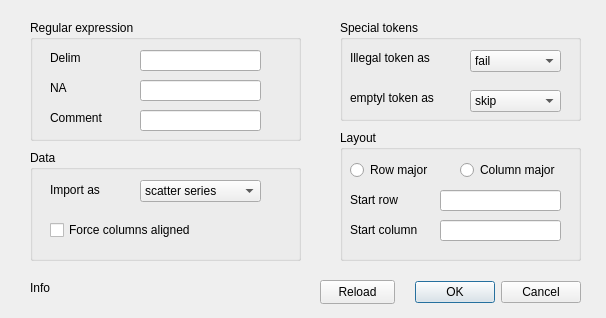
<?xml version="1.0" encoding="UTF-8"?>
<ui version="4.0">
 <class>txt_data_load_dlg</class>
 <widget class="QDialog" name="txt_data_load_dlg">
  <property name="geometry">
   <rect>
    <x>0</x>
    <y>0</y>
    <width>606</width>
    <height>318</height>
   </rect>
  </property>
  <property name="windowTitle">
   <string>TextDataLoad</string>
  </property>
  <widget class="QGroupBox" name="regex">
   <property name="geometry">
    <rect>
     <x>30</x>
     <y>20</y>
     <width>271</width>
     <height>121</height>
    </rect>
   </property>
   <property name="title">
    <string>Regular expression</string>
   </property>
   <widget class="QLineEdit" name="regexDelim">
    <property name="geometry">
     <rect>
      <x>110</x>
      <y>30</y>
      <width>121</width>
      <height>21</height>
     </rect>
    </property>
   </widget>
   <widget class="QLineEdit" name="regexNA">
    <property name="geometry">
     <rect>
      <x>110</x>
      <y>60</y>
      <width>121</width>
      <height>21</height>
     </rect>
    </property>
   </widget>
   <widget class="QLineEdit" name="regexComment">
    <property name="geometry">
     <rect>
      <x>110</x>
      <y>90</y>
      <width>121</width>
      <height>21</height>
     </rect>
    </property>
   </widget>
   <widget class="QLabel" name="label">
    <property name="geometry">
     <rect>
      <x>20</x>
      <y>30</y>
      <width>53</width>
      <height>16</height>
     </rect>
    </property>
    <property name="text">
     <string>Delim</string>
    </property>
   </widget>
   <widget class="QLabel" name="label_2">
    <property name="geometry">
     <rect>
      <x>20</x>
      <y>60</y>
      <width>53</width>
      <height>16</height>
     </rect>
    </property>
    <property name="text">
     <string>NA</string>
    </property>
   </widget>
   <widget class="QLabel" name="label_3">
    <property name="geometry">
     <rect>
      <x>20</x>
      <y>90</y>
      <width>61</width>
      <height>16</height>
     </rect>
    </property>
    <property name="text">
     <string>Comment</string>
    </property>
   </widget>
  </widget>
  <widget class="QGroupBox" name="SquareTest">
   <property name="geometry">
    <rect>
     <x>30</x>
     <y>150</y>
     <width>271</width>
     <height>111</height>
    </rect>
   </property>
   <property name="title">
    <string>Data</string>
   </property>
   <widget class="QCheckBox" name="cbForceAlign">
    <property name="geometry">
     <rect>
      <x>20</x>
      <y>70</y>
      <width>161</width>
      <height>20</height>
     </rect>
    </property>
    <property name="text">
     <string>Force columns aligned</string>
    </property>
   </widget>
   <widget class="QLabel" name="label_4">
    <property name="geometry">
     <rect>
      <x>20</x>
      <y>30</y>
      <width>71</width>
      <height>20</height>
     </rect>
    </property>
    <property name="text">
     <string>Import as</string>
    </property>
   </widget>
   <widget class="QComboBox" name="cbImportAs">
    <property name="geometry">
     <rect>
      <x>110</x>
      <y>30</y>
      <width>121</width>
      <height>22</height>
     </rect>
    </property>
    <item>
     <property name="text">
      <string>scatter series</string>
     </property>
    </item>
    <item>
     <property name="text">
      <string>sampled1d</string>
     </property>
    </item>
    <item>
     <property name="text">
      <string>sampled2d</string>
     </property>
    </item>
    <item>
     <property name="text">
      <string>scatter1d</string>
     </property>
    </item>
    <item>
     <property name="text">
      <string>scatter2d</string>
     </property>
    </item>
   </widget>
  </widget>
  <widget class="QGroupBox" name="Layout">
   <property name="geometry">
    <rect>
     <x>340</x>
     <y>130</y>
     <width>241</width>
     <height>131</height>
    </rect>
   </property>
   <property name="title">
    <string>Layout</string>
   </property>
   <widget class="QRadioButton" name="rbRowMajor">
    <property name="geometry">
     <rect>
      <x>10</x>
      <y>30</y>
      <width>95</width>
      <height>20</height>
     </rect>
    </property>
    <property name="text">
     <string>Row major</string>
    </property>
   </widget>
   <widget class="QRadioButton" name="rbColMajor">
    <property name="geometry">
     <rect>
      <x>120</x>
      <y>30</y>
      <width>111</width>
      <height>20</height>
     </rect>
    </property>
    <property name="text">
     <string>Column major</string>
    </property>
   </widget>
   <widget class="QLabel" name="label_5">
    <property name="geometry">
     <rect>
      <x>10</x>
      <y>60</y>
      <width>71</width>
      <height>20</height>
     </rect>
    </property>
    <property name="text">
     <string>Start row</string>
    </property>
   </widget>
   <widget class="QLabel" name="label_6">
    <property name="geometry">
     <rect>
      <x>10</x>
      <y>90</y>
      <width>81</width>
      <height>20</height>
     </rect>
    </property>
    <property name="text">
     <string>Start column</string>
    </property>
   </widget>
   <widget class="QLineEdit" name="leStartRow">
    <property name="geometry">
     <rect>
      <x>100</x>
      <y>60</y>
      <width>121</width>
      <height>21</height>
     </rect>
    </property>
   </widget>
   <widget class="QLineEdit" name="leStartCol">
    <property name="geometry">
     <rect>
      <x>100</x>
      <y>90</y>
      <width>121</width>
      <height>21</height>
     </rect>
    </property>
   </widget>
  </widget>
  <widget class="QGroupBox" name="SpecialTokens">
   <property name="geometry">
    <rect>
     <x>340</x>
     <y>20</y>
     <width>241</width>
     <height>101</height>
    </rect>
   </property>
   <property name="title">
    <string>Special tokens</string>
   </property>
   <widget class="QLabel" name="label_7">
    <property name="geometry">
     <rect>
      <x>10</x>
      <y>30</y>
      <width>101</width>
      <height>16</height>
     </rect>
    </property>
    <property name="text">
     <string>Illegal token as</string>
    </property>
   </widget>
   <widget class="QComboBox" name="cbIllegalAs">
    <property name="geometry">
     <rect>
      <x>130</x>
      <y>30</y>
      <width>91</width>
      <height>22</height>
     </rect>
    </property>
    <property name="currentText">
     <string>fail</string>
    </property>
    <item>
     <property name="text">
      <string>fail</string>
     </property>
    </item>
    <item>
     <property name="text">
      <string>ignore</string>
     </property>
    </item>
    <item>
     <property name="text">
      <string>empty</string>
     </property>
    </item>
    <item>
     <property name="text">
      <string>nan</string>
     </property>
    </item>
    <item>
     <property name="text">
      <string>zero</string>
     </property>
    </item>
   </widget>
   <widget class="QLabel" name="label_8">
    <property name="geometry">
     <rect>
      <x>10</x>
      <y>70</y>
      <width>101</width>
      <height>16</height>
     </rect>
    </property>
    <property name="text">
     <string>emptyl token as</string>
    </property>
   </widget>
   <widget class="QComboBox" name="cbEmptyAs">
    <property name="geometry">
     <rect>
      <x>130</x>
      <y>70</y>
      <width>91</width>
      <height>22</height>
     </rect>
    </property>
    <item>
     <property name="text">
      <string>skip</string>
     </property>
    </item>
    <item>
     <property name="text">
      <string>nan</string>
     </property>
    </item>
    <item>
     <property name="text">
      <string>zero</string>
     </property>
    </item>
   </widget>
  </widget>
  <widget class="QDialogButtonBox" name="dbBox">
   <property name="geometry">
    <rect>
     <x>410</x>
     <y>280</y>
     <width>171</width>
     <height>24</height>
    </rect>
   </property>
   <property name="standardButtons">
    <set>QDialogButtonBox::Cancel|QDialogButtonBox::Ok</set>
   </property>
  </widget>
  <widget class="QLabel" name="lbStatus">
   <property name="geometry">
    <rect>
     <x>30</x>
     <y>280</y>
     <width>271</width>
     <height>16</height>
    </rect>
   </property>
   <property name="text">
    <string>Info</string>
   </property>
  </widget>
  <widget class="QPushButton" name="btReload">
   <property name="geometry">
    <rect>
     <x>320</x>
     <y>280</y>
     <width>75</width>
     <height>24</height>
    </rect>
   </property>
   <property name="text">
    <string>Reload</string>
   </property>
  </widget>
 </widget>
 <resources/>
 <connections>
  <connection>
   <sender>dbBox</sender>
   <signal>accepted()</signal>
   <receiver>txt_data_load_dlg</receiver>
   <slot>accept()</slot>
   <hints>
    <hint type="sourcelabel">
     <x>495</x>
     <y>291</y>
    </hint>
    <hint type="destinationlabel">
     <x>302</x>
     <y>158</y>
    </hint>
   </hints>
  </connection>
  <connection>
   <sender>dbBox</sender>
   <signal>rejected()</signal>
   <receiver>txt_data_load_dlg</receiver>
   <slot>reject()</slot>
   <hints>
    <hint type="sourcelabel">
     <x>495</x>
     <y>291</y>
    </hint>
    <hint type="destinationlabel">
     <x>302</x>
     <y>158</y>
    </hint>
   </hints>
  </connection>
 </connections>
</ui>
